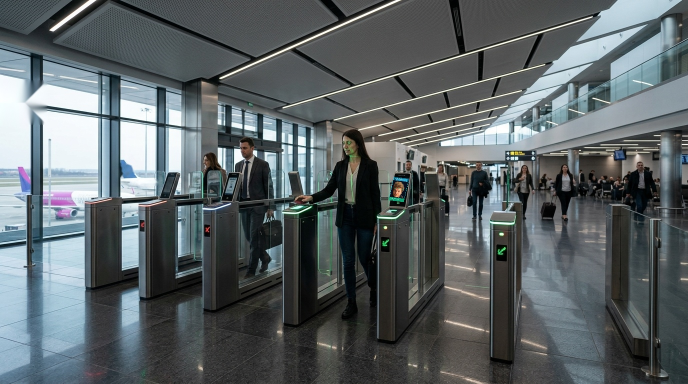
#> input picture dist/assets/images/act3_cabis_terminal.jpg, 1376 x 768 px, found by its file name (shown at 1/2 size)
$ python crop_egate.py
#> lines starting #> are read from the running program, lines starting #| are printed output that depends on the picture
from PIL import Image

p = r"c:\Users\Thomas Martinez\Documents\GitHub\ConcoursVIE\public\assets\images\act3_cabis_terminal.jpg"
im = Image.open(p)
#> im is the input picture: PIL image 1376x768 RGB; mean R, G, B 92.3, 99.9, 102.4
w, h = im.size
#> w = 1376; h = 768

# Let's crop candidate regions and save them in agent thumbnails
# 1. Front pillar screen right in front of the passenger
# Approx x: 750 to 850, y: 320 to 450 (relative to 1376x768)
crop1 = im.crop((int(w * 0.53), int(h * 0.40), int(w * 0.62), int(h * 0.65)))
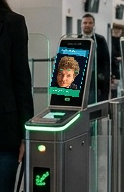
#> crop1: PIL image 124x192 RGB; mean R, G, B 67.9, 73.9, 69.5
crop1.save(r"c:\Users\Thomas Martinez\Documents\GitHub\ConcoursVIE\.agents\teamwork\teamwork_preview_explorer_survey_2\thumbnails\crop_egate_screen_right.jpg")

# 2. Gate pillar screen on the left gate
crop2 = im.crop((int(w * 0.20), int(h * 0.42), int(w * 0.32), int(h * 0.65)))
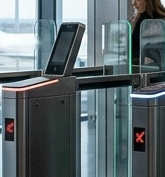
#> crop2: PIL image 165x177 RGB; mean R, G, B 94.2, 106.5, 110.6
crop2.save(r"c:\Users\Thomas Martinez\Documents\GitHub\ConcoursVIE\.agents\teamwork\teamwork_preview_explorer_survey_2\thumbnails\crop_egate_screen_left.jpg")

# 3. Passenger face region
crop3 = im.crop((int(w * 0.46), int(h * 0.32), int(w * 0.55), int(h * 0.50)))
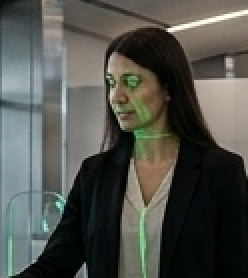
#> crop3: PIL image 124x139 RGB (shown 2 times larger); mean R, G, B 81.1, 82.8, 76.7
crop3.save(r"c:\Users\Thomas Martinez\Documents\GitHub\ConcoursVIE\.agents\teamwork\teamwork_preview_explorer_survey_2\thumbnails\crop_passenger.jpg")

print("Crops saved successfully")

$ run again, with dist/assets/images/act1_airplane.jpg copied over dist/assets/images/act3_cabis_terminal.jpg
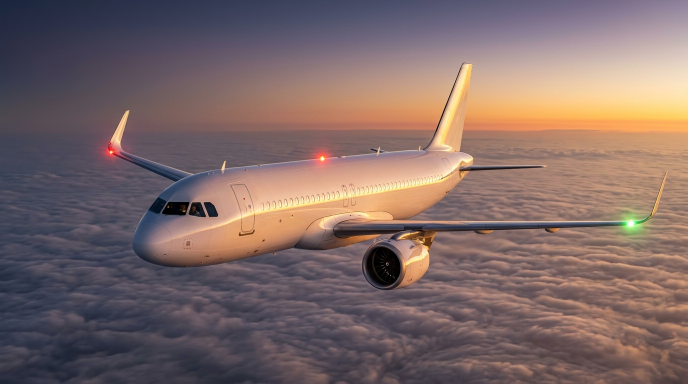
#> input picture dist/assets/images/act1_airplane.jpg, 1376 x 768 px, found by its file name (shown at 1/2 size)
#> im is the input picture: PIL image 1376x768 RGB; mean R, G, B 126.1, 104.9, 103.3
#> `crop2 = im.crop((int(w * 0.20), int(h * 0.42), int(w * 0.32), int(h * ..`:
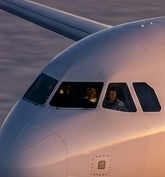
#> crop2: PIL image 165x177 RGB; mean R, G, B 112.3, 97.3, 103.8
#> `crop3 = im.crop((int(w * 0.46), int(h * 0.32), int(w * 0.55), int(h * ..`:
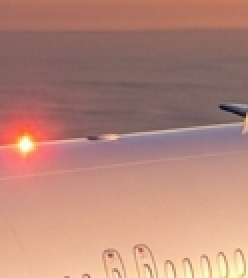
#> crop3: PIL image 124x139 RGB (shown 2 times larger); mean R, G, B 181, 133.5, 120.4

$ run again, with dist/assets/images/act2_arcul_de_triumf_night.jpg copied over dist/assets/images/act3_cabis_terminal.jpg
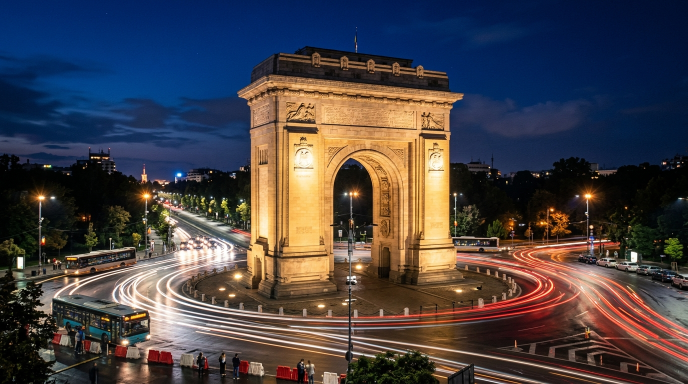
#> input picture dist/assets/images/act2_arcul_de_triumf_night.jpg, 1376 x 768 px, found by its file name (shown at 1/2 size)
#> im is the input picture: PIL image 1376x768 RGB; mean R, G, B 71.4, 66.4, 70.1
#> `crop2 = im.crop((int(w * 0.20), int(h * 0.42), int(w * 0.32), int(h * ..`:
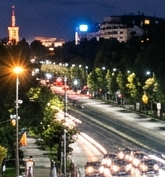
#> crop2: PIL image 165x177 RGB; mean R, G, B 87.9, 84.8, 80.2
#> `crop3 = im.crop((int(w * 0.46), int(h * 0.32), int(w * 0.55), int(h * ..`:
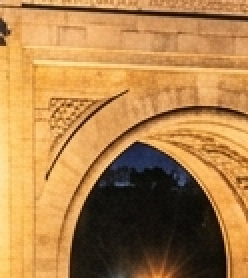
#> crop3: PIL image 124x139 RGB (shown 2 times larger); mean R, G, B 176.4, 129.6, 73.7

$ run again, with dist/assets/images/act2_bucarest.jpg copied over dist/assets/images/act3_cabis_terminal.jpg
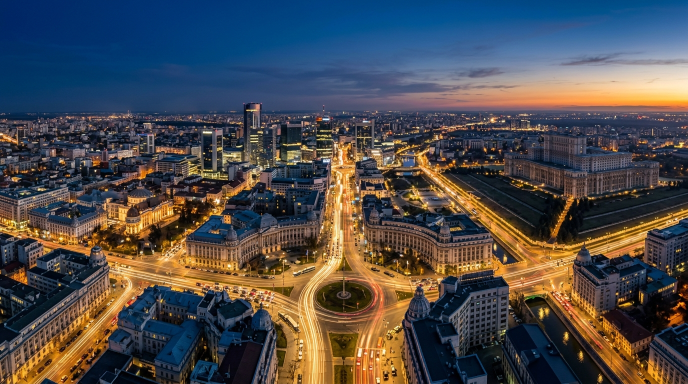
#> input picture dist/assets/images/act2_bucarest.jpg, 1376 x 768 px, found by its file name (shown at 1/2 size)
#> im is the input picture: PIL image 1376x768 RGB; mean R, G, B 77.2, 75.7, 77.2
#> `crop2 = im.crop((int(w * 0.20), int(h * 0.42), int(w * 0.32), int(h * ..`:
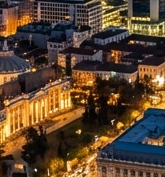
#> crop2: PIL image 165x177 RGB; mean R, G, B 90.6, 68.4, 48.2
#> `crop3 = im.crop((int(w * 0.46), int(h * 0.32), int(w * 0.55), int(h * ..`:
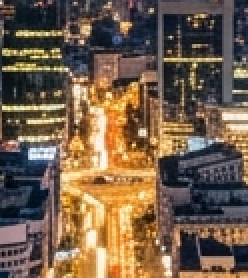
#> crop3: PIL image 124x139 RGB (shown 2 times larger); mean R, G, B 115.9, 95, 74.9
